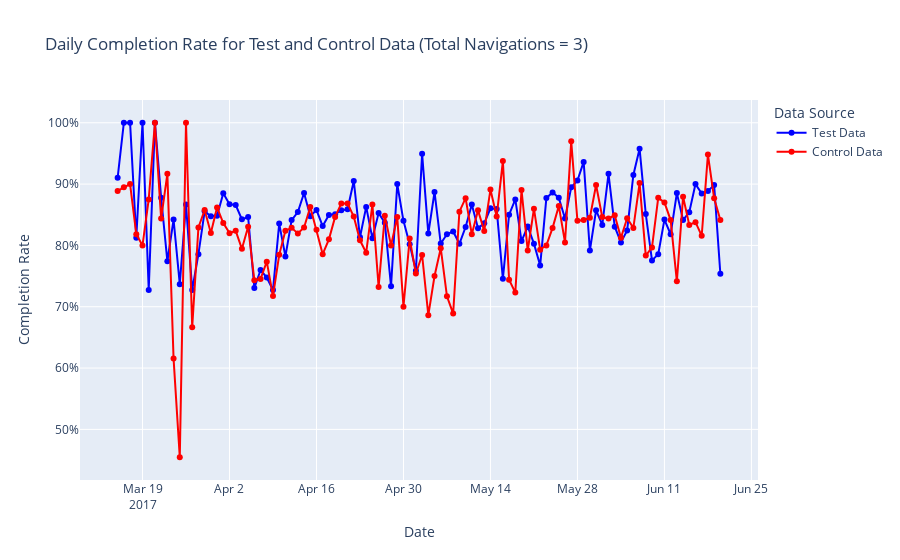

Write notebook code for a chart like this one.
### Code cell
df_test_final['date'] = pd.to_datetime(df_test_final['date'])
df_control_final['date'] = pd.to_datetime(df_control_final['date'])

# Filter data where total_navigations is 3
filtered_test_df = df_test_final[df_test_final['total_navigations'] == 3]
filtered_control_df = df_control_final[df_control_final['total_navigations'] == 3]

# Calculate daily completion rate for test data where total_navigations is 3
daily_completion_test = filtered_test_df.groupby(filtered_test_df['date'].dt.date)['completion'].mean()

# Calculate daily completion rate for control data where total_navigations is 3
daily_completion_control = filtered_control_df.groupby(filtered_control_df['date'].dt.date)['completion'].mean()

# Create a line+scatter plot
fig = go.Figure()

# Line+scatter for test data
fig.add_trace(go.Scatter(
    x=daily_completion_test.index,
    y=daily_completion_test.values,
    mode='lines+markers',
    name='Test Data',
    line=dict(shape='linear', color='blue')
))

# Line+scatter for control data
fig.add_trace(go.Scatter(
    x=daily_completion_control.index,
    y=daily_completion_control.values,
    mode='lines+markers',
    name='Control Data',
    line=dict(shape='linear', color='red')
))

# Update layout
fig.update_layout(
    title='Daily Completion Rate for Test and Control Data (Total Navigations = 3)',
    xaxis_title='Date',
    yaxis_title='Completion Rate',
    yaxis_tickformat=',.0%',
    legend_title_text='Data Source'
)

# Show the plot
